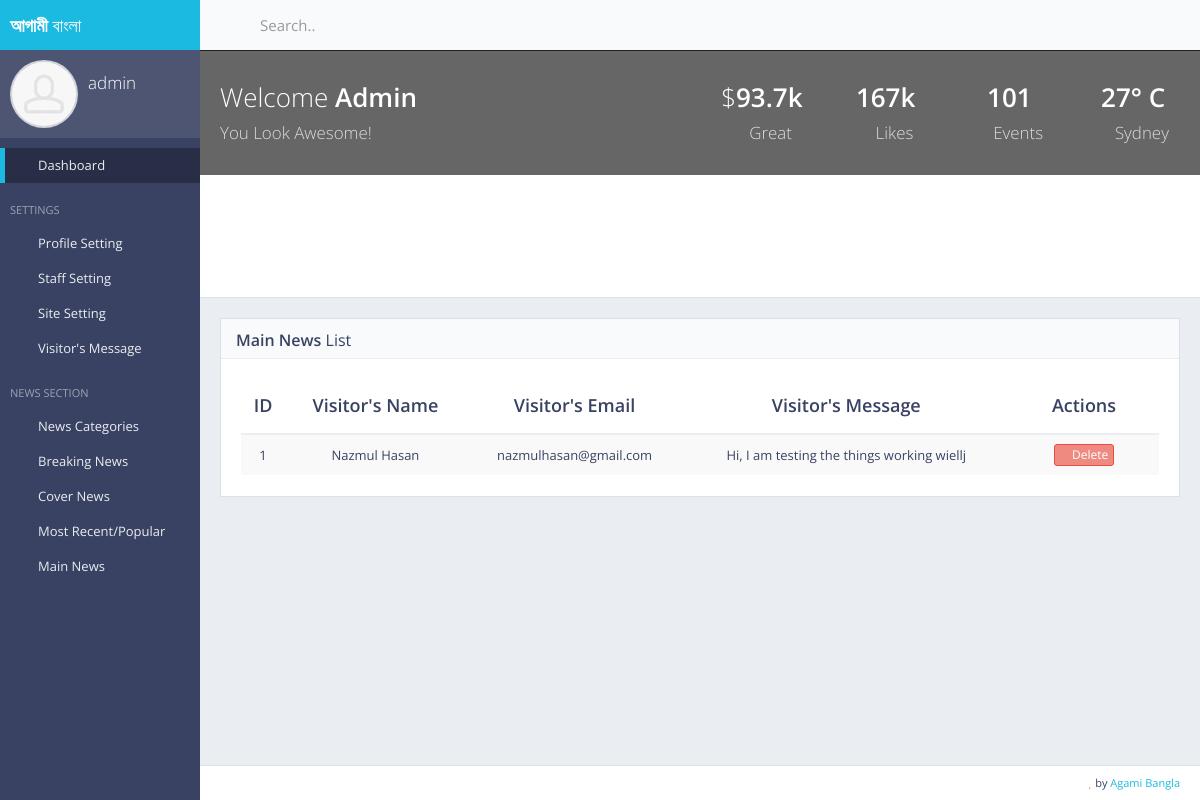
The page /ag/admin/visitors/msg/list/ (signed in) on the database its author committed.
### user/models.py (models this page shows, shortened)
class User(AbstractBaseUser):
    first_name = models.CharField(max_length=30, blank=False, verbose_name='First Name')
    last_name  = models.CharField(verbose_name="Last Name", max_length=30, blank=False)
    email      = models.EmailField(verbose_name='email address',max_length=255,unique=True,)
    user_name  = models.CharField(max_length=30, blank=False, unique=True)
    is_active  = models.BooleanField(default=False)
    is_admin   = models.BooleanField(default=False)
    is_Staff   = models.BooleanField(default=False)
    objects = CustomUserManager()
    USERNAME_FIELD = 'email'
    REQUIRED_FIELDS = ['user_name']

### adminPanel/models.py (models this page shows, shortened)
class Visitor_message(models.Model):
    visitor_name = models.CharField(default='', max_length=60)
    visitor_email = models.CharField(default='', max_length=60)
    visitor_text = models.TextField(default='')

### adminPanel/views.py (the view)
# urls.py: url(r'^ag/admin/visitors/msg/list/$', views.adminPanel_visitor_msg_list, name='adminPanelVisitorMsgList'),
@login_required(login_url='/login/user')
def adminPanel_visitor_msg_list(request):
    visitors_msg = Visitor_message.objects.all()
    context = {
        'visitors_msg' : visitors_msg,
    }
    return render(request, 'backEnd/visitors_msg_list.html', context)

### core/templates/backEnd/visitors_msg_list.html (shortened to what this page needs)
{% extends 'backEnd/index.html' %}
{% load static %}
{% block main_content %}
<div class="block">
    <div class="block-title">
        <h2><strong>Main News</strong> List</h2>
    </div>
    <div class="table-responsive">
        {% if visitors_msg %}
        <table class="table table-vcenter table-striped">
            <thead>
            <tr>
                <th class="text-center">ID</th>
                <th class="text-center">Visitor's Name</th>
                <th class="text-center">Visitor's Email</th>
                <th class="text-center">Visitor's Message</th>
                <th style="width: 150px;" class="text-center">Actions</th>
            </tr>
            </thead>
            <tbody>
            {% for visitor in visitors_msg %}
            <tr>
                <td class="text-center">{{forloop.counter}}</td>
                <td class="text-center">{{visitor.visitor_name}}</td>
                <td class="text-center">{{visitor.visitor_email}}</td>
                <td class="text-center">{{visitor.visitor_text}}</td>
                <td class="text-center">
                    <div class="btn-group btn-group-xs">
                        <a href="{% url 'adminPanelDelVisitorMsgList' pk=visitor.pk %}" data-toggle="tooltip" title="Delete"
                           class="btn btn-danger"><i class="fa fa-times"></i> Delete</a>
                    </div>
                </td>
            </tr>
            {% endfor %}
            </tbody>
        </table>
        {% else %}
        <h3 class="text-center">No news added yet!!</h3>
        {% endif %}
    </div>
</div>
{% endblock %}

### core/templates/backEnd/index.html (shortened to what this page needs)
{% load static %}
<!DOCTYPE html>
<html class="no-js" lang="en">
<head>
    <link rel="stylesheet" href="{%static 'backEnd/css/bootstrap.min.css' %}">
    <link rel="stylesheet" href="{%static 'backEnd/css/plugins.css' %}">
    <link rel="stylesheet" href="{%static 'backEnd/css/main.css' %}">
    <link rel="stylesheet" href="{%static 'backEnd/css/themes.css' %}">
</head>
<body>
<div id="page-wrapper">
    <div id="page-container" class="sidebar-partial sidebar-visible-lg sidebar-no-animations">
        <div id="sidebar">
            <div id="sidebar-scroll">
                <div class="sidebar-content">
                    <a href="index.html" class="sidebar-brand">
                        <span class="sidebar-nav-mini-hide"><strong>আগামী</strong> বাংলা</span>
                    </a>
                    <div class="sidebar-section sidebar-user clearfix sidebar-nav-mini-hide">
                        <div class="sidebar-user-avatar">
                            <a href="page_ready_user_profile.html">
                                {% if profile_pic %}
                                <img src="{{profile_pic.profileImg.url}}" alt="avatar">
                                {% else %}
                                <img src="{%static 'backEnd/img/placeholders/avatars/avatar2.jpg' %}" alt="avatar">
                                {% endif %}
                            </a>
                        </div>
                        <div class="sidebar-user-name">{{request.user.user_name}}</div>
                        <div class="sidebar-user-links">
                            <a href="#" data-toggle="tooltip" data-placement="bottom"
                               title="Profile"><i class="gi gi-user"></i></a>
                            <a href="/ag/admin/panel/update/profile/pic" class="enable-tooltip" data-placement="bottom" title="Settings"><i class="gi gi-cogwheel"></i></a>
                            <a href="{%url 'logoutUser' %}" data-toggle="tooltip" data-placement="bottom"
                               title="Logout"><i class="gi gi-exit"></i></a>
                        </div>
                    </div>
                    <ul class="sidebar-nav">
                        <li>
                            <a href="/ag/admin/panel/home" class=" active"><i class="gi gi-stopwatch sidebar-nav-icon"></i><span class="sidebar-nav-mini-hide">Dashboard</span></a>
                        </li>
                        <li class="sidebar-header">
                            <span class="sidebar-header-options clearfix">
                                <a href="javascript:void(0)" data-toggle="tooltip" title="Quick Settings">
                                    <i class="gi gi-settings"></i>
                                </a></span>
                            <span class="sidebar-header-title">Settings</span>
                        </li>
                        <li>
                            <a href="#" class="sidebar-nav-menu"><i
                                    class="fa fa-angle-left sidebar-nav-indicator sidebar-nav-mini-hide"></i>
                                <i class="gi gi-show_big_thumbnails sidebar-nav-icon"></i><span
                                        class="sidebar-nav-mini-hide">Profile Setting</span>
                            </a>
                        </li>
                        <li>
                            <a href="#" class="sidebar-nav-menu"><i
                                    class="fa fa-angle-left sidebar-nav-indicator sidebar-nav-mini-hide"></i>
                                <i class="gi gi-show_big_thumbnails sidebar-nav-icon"></i><span
                                        class="sidebar-nav-mini-hide">Staff Setting</span>
                            </a>
                        </li>
                        <li>
                            <a href="#" class="sidebar-nav-menu"><i
                                    class="fa fa-angle-left sidebar-nav-indicator sidebar-nav-mini-hide"></i>
                                <i class="gi gi-show_big_thumbnails sidebar-nav-icon"></i><span
                                        class="sidebar-nav-mini-hide">Site Setting</span>
                            </a>
                        </li>
                        <li>
                            <a href="#" class="sidebar-nav-menu"><i
                                    class="fa fa-angle-left sidebar-nav-indicator sidebar-nav-mini-hide"></i>
                                <i class="gi gi-show_big_thumbnails sidebar-nav-icon"></i><span
                                        class="sidebar-nav-mini-hide">Visitor's Message</span>
                            </a>
                        </li>
                        <li class="sidebar-header">
                            <span class="sidebar-header-options clearfix">
                                <a href="javascript:void(0)" data-toggle="tooltip" title="Quick Settings">
                                    <i class="gi gi-settings"></i>
                                </a></span>
                            <span class="sidebar-header-title">News Section</span>
                        </li>
                        <li>
                            <a href="#" class="sidebar-nav-menu"><i
                                    class="fa fa-angle-left sidebar-nav-indicator sidebar-nav-mini-hide"></i>
                                <i class="gi gi-show_big_thumbnails sidebar-nav-icon"></i><span class="sidebar-nav-mini-hide">News Categories</span>
                            </a>
                        </li>
                        <li>
                            <a href="#" class="sidebar-nav-menu"><i
                                    class="fa fa-angle-left sidebar-nav-indicator sidebar-nav-mini-hide"></i>
                                <i class="gi gi-show_big_thumbnails sidebar-nav-icon"></i><span class="sidebar-nav-mini-hide">Breaking News</span>
                            </a>
                        </li>
                        <li>
                            <a href="#" class="sidebar-nav-menu"><i
                                    class="fa fa-angle-left sidebar-nav-indicator sidebar-nav-mini-hide"></i>
                                <i class="gi gi-show_big_thumbnails sidebar-nav-icon"></i><span class="sidebar-nav-mini-hide">Cover News</span>
                            </a>
                        </li>
                         <li>
                            <a href="#" class="sidebar-nav-menu"><i
                                    class="fa fa-angle-left sidebar-nav-indicator sidebar-nav-mini-hide"></i>
                                <i class="gi gi-show_big_thumbnails sidebar-nav-icon"></i><span class="sidebar-nav-mini-hide">Most Recent/Popular</span>
                            </a>
                        </li>
                         <li>
                            <a href="#" class="sidebar-nav-menu"><i
                                    class="fa fa-angle-left sidebar-nav-indicator sidebar-nav-mini-hide"></i>
                                <i class="gi gi-show_big_thumbnails sidebar-nav-icon"></i><span class="sidebar-nav-mini-hide">Main News</span>
                            </a>
                        </li>
                    </ul>
                </div>
            </div>
        </div>
        <div id="main-container">
            <header class="navbar navbar-default">
                <ul class="nav navbar-nav-custom">
                    <li>
                        <a href="javascript:void(0)" onclick="App.sidebar('toggle-sidebar');this.blur();">
                            <i class="fa fa-bars fa-fw"></i>
                        </a>
                    </li>
                </ul>
                <form action="page_ready_search_results.html" method="post" class="navbar-form-custom">
                    <div class="form-group">
                        <input type="text" id="top-search" name="top-search" class="form-control"
                               placeholder="Search..">
                    </div>
                </form>
            </header>
            <div id="page-content">
                <div class="content-header content-header-media">
                    <div class="header-section">
                        <div class="row">
                            <div class="col-md-4 col-lg-6 hidden-xs hidden-sm">
                                <h1>Welcome <strong>Admin</strong><br><small>You Look Awesome!</small></h1>
                            </div>
                            <div class="col-md-8 col-lg-6">
                                <div class="row text-center">
                                    <div class="col-xs-4 col-sm-3">
                                        <h2 class="animation-hatch">
                                            $<strong>93.7k</strong><br>
                                            <small><i class="fa fa-thumbs-o-up"></i> Great</small>
                                        </h2>
                                    </div>
                                    <div class="col-xs-4 col-sm-3">
                                        <h2 class="animation-hatch">
                                            <strong>167k</strong><br>
                                            <small><i class="fa fa-heart-o"></i> Likes</small>
                                        </h2>
                                    </div>
                                    <div class="col-xs-4 col-sm-3">
                                        <h2 class="animation-hatch">
                                            <strong>101</strong><br>
                                            <small><i class="fa fa-calendar-o"></i> Events</small>
                                        </h2>
                                    </div>
                                    <div class="col-sm-3 hidden-xs">
                                        <h2 class="animation-hatch">
                                            <strong>27&deg; C</strong><br>
                                            <small><i class="fa fa-map-marker"></i> Sydney</small>
                                        </h2>
                                    </div>
                                </div>
                            </div>
                        </div>
                    </div>
                </div>
                {% block main_content %}
                {% endblock %}
            </div>
            <footer class="clearfix">
                <div class="pull-right">
                     <i class="fa fa-heart text-danger"></i> by <a href="#" target="_blank">Agami Bangla</a>
                </div>
            </footer>
        </div>
    </div>
</div>
</body>
</html>

### rows shown on the page
User: user.user_name "admin"
Visitor_message: visitor_name "Nazmul Hasan", visitor_email "nazmulhasan@gmail.com", visitor_text "Hi, I am testing the things working wiellj"
